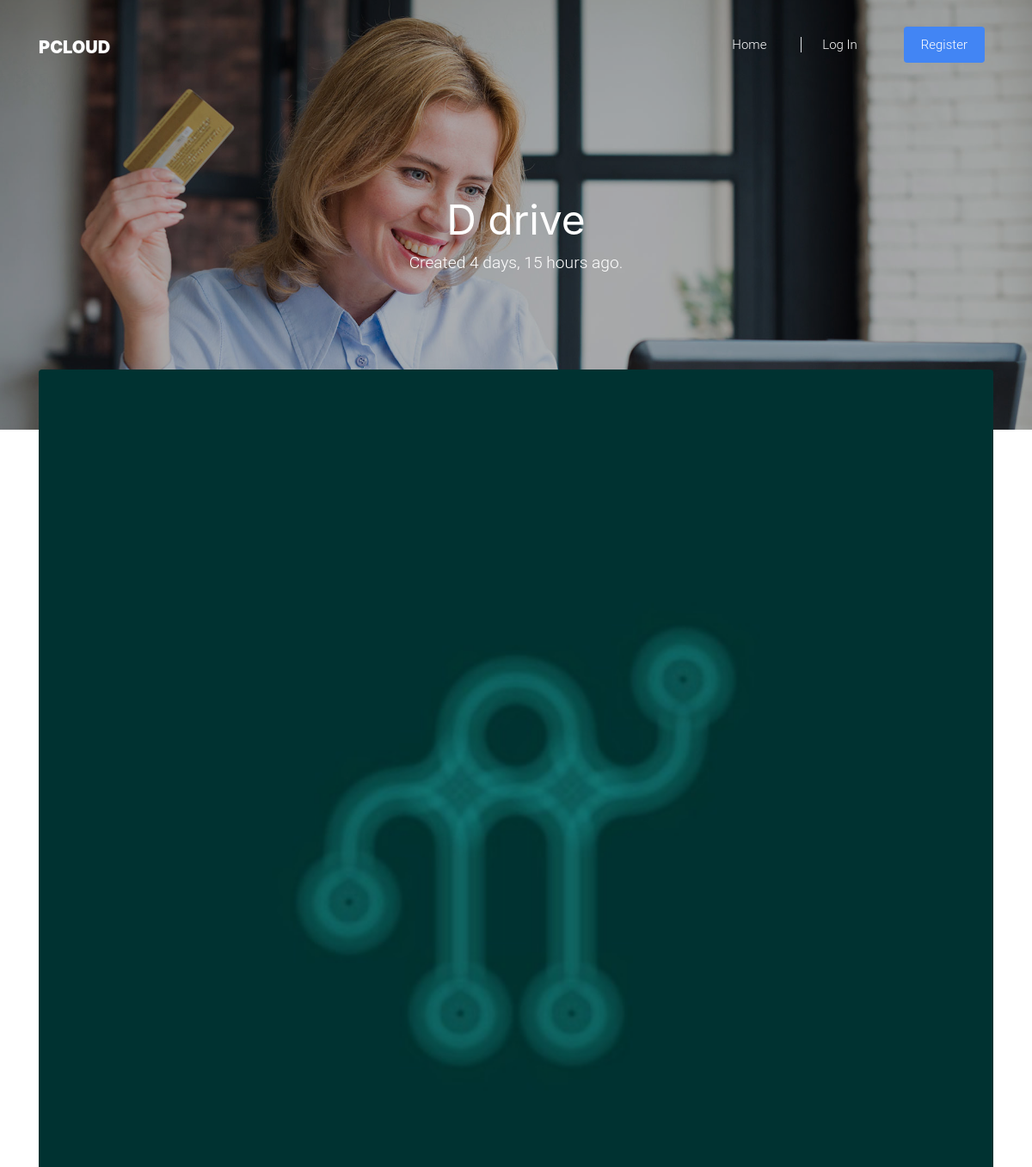
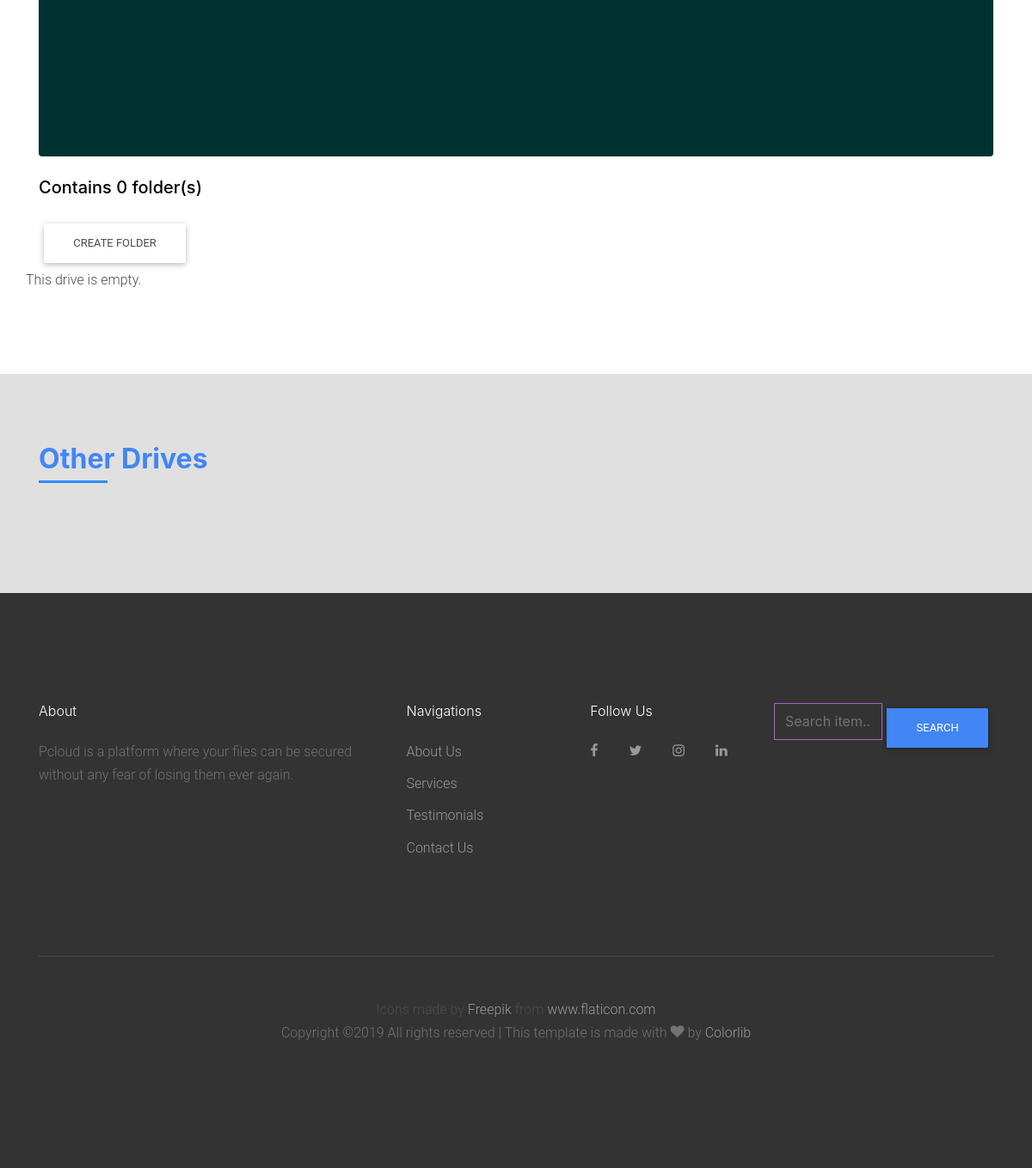
The page /drive/4 (signed in) on the database its author committed (2 pictures, top to bottom).
### main/models.py (models this page shows, shortened)
class Drive(models.Model):
    owner = models.ForeignKey(CustomUser, on_delete=models.CASCADE)
    name = models.CharField(max_length=64)
    cover_picture = models.ImageField(upload_to=f'media/{user_path}', default="media/drive.png")
    created_at = models.DateTimeField()
    slug = models.SlugField(blank=True)
    class Meta:
        unique_together = [['owner', 'name']]
        ordering = ('name',)

### main/views.py (the view, shortened to what this page needs)
# urls.py: path('drive/<int:pk>', views.DriveView.as_view(), name='drive_view'),
class DriveView(LoginRequiredMixin, generic.DetailView):
    template_name = 'main/drive-listings.html'
    def get(self, request, pk, *args, **kwargs):
        drive = Drive.objects.get(pk=pk)
        if drive.owner == request.user.customuser:
            return render(request, self.template_name, {'the_drive' : drive})
        else:
            return HttpResponse('<h1>Permission denied</h1>')

### templates/main/drive-listings.html (shortened to what this page needs)
<!DOCTYPE html>
<html lang="en">
    <head>
        {% load static %}
        {% load custom_filters %}
        {% include 'main/static-css.html' %}
      </head>
      <body>
      <div class="site-wrap">
      {% include 'main/header.html' %}
    <div class="site-blocks-cover inner-page-cover overlay" style="background-image: url({% static 'images/hero_2.jpg' %});" data-aos="fade" data-stellar-background-ratio="0.5">
      <div class="container">
        <div class="row align-items-center justify-content-center text-center">
          <div class="col-md-10" data-aos="fade-up" data-aos-delay="400">
            <div class="row justify-content-center mt-5">
              <div class="col-md-8 text-center">
                <h1>{{ the_drive.name }} drive</h1>
                <p class="mb-0">Created {{ the_drive.created_at | timesince }} ago.</p>
              </div>
            </div>
          </div>
        </div>
      </div>
    </div>
    <div class="site-section">
      <div class="container">
        <div class="row">
          <div class="col-12">
              <div class="mb-4" style="margin-top: -150px;">
                  <div class="slide-one-item home-slider owl-carousel">
                    <div><img src="{{ the_drive.cover_picture.url }}" alt="Image" class="img-fluid rounded"></div>
                  </div>
                </div>
                <h4 class="h5 mb-4 text-black">Contains {{ the_drive.folder_set.all.count }} folder(s)</h4>
                <a href="{% url 'main:create_folder' drive_id=the_drive.id parent_id=0 %}" class="btn">Create Folder</a>
            <div class="row">
              {% for folder in the_drive.folder_set.all %}
              <div class="col-lg-6" id="{{ folder.id }}">
                <div class="d-block d-md-flex listing vertical">
                    <a href="{% url 'main:folder_view' pk=folder.id %}" class="img d-block" style="background-image: url({{ folder.cover_picture.url }})"></a>
                    <div class="lh-content">
                      <span class="category">{{ folder.name }}</span>
                      <a data-toggle="modal" data-target="#delete" data-id="{{ folder.id }}" data-code="2" class="bookmark"><span><img src="{% static 'images/rubbish-bin.png' %}" class="d-inline-block" /></span></a>
                      <a href="{% url 'main:edit_folder' folder_id=folder.id %}" data-target="#create" data-id="{{ folder.id }}"><span><img src="{% static 'images/edit.png' %}" class="d-inline-block" /></span></a>
                      <h3><a href="{% url 'main:folder_view' pk=folder.id %}">{{ folder.name }}</a></h3>
                      <address>Created {{ folder.created_at | timesince }} ago</address>
                    </div>
                </div>
              </div>
              {% empty %}
              <p>This drive is empty.</p>
              {% endfor %}
            </div>
          </div>
        </div>
      </div>
    </div>
    <div class="site-section bg-light">
      <div class="container">
        <div class="row mb-5">
          <div class="col-md-7 text-left border-primary">
            <h2 class="font-weight-light text-primary">Other Drives</h2>
          </div>
        </div>
      </div>
    </div>
    {% include 'main/footer.html' %}
    </div>
  </body>
</html>

### static/css/style.css (style rules this page uses)
body { line-height: 1.7; color: #4d4d4d; font-weight: 400; font-size: 1rem; }
a { -webkit-transition: .3s all ease; -o-transition: .3s all ease; transition: .3s all ease; }
h1, h2, h3, h4, h5, .h1, .h2, .h3, .h4, .h5 { font-family: "Nanum Gothic", -apple-system, BlinkMacSystemFont, "Segoe UI", Roboto, "Helvetica Neue", Arial, sans-serif, "Apple Color Emoji", "Segoe UI Emoji", "Segoe UI Symbol", "Noto Color Emoji"; }
.text-black { color: #000 !important; }
.site-wrap:before { -webkit-transition: .3s all ease-in-out; -o-transition: .3s all ease-in-out; transition: .3s all ease-in-out; background: rgba(0, 0, 0, 0.6); content: ""; position: absolute; z-index: 2000; top: 0; left: 0; right: 0; bottom: 0; opacity: 0; visibility: hidden; }
.btn { border-radius: 0; }
.site-section { padding: 2.5em 0; }
@media (min-width: 768px) { .site-section { padding: 5em 0; } }
.site-blocks-cover { background-size: cover; background-repeat: no-repeat; background-position: top; background-position: center center; }
.site-blocks-cover.overlay { position: relative; }
.site-blocks-cover.overlay:before { position: absolute; content: ""; left: 0; bottom: 0; right: 0; top: 0; background: rgba(0, 0, 0, 0.3); }
.site-blocks-cover, .site-blocks-cover > .container > .row { min-height: 600px; height: calc(100vh); }
.site-blocks-cover.inner-page-cover, .site-blocks-cover.inner-page-cover > .container > .row { min-height: 500px; height: calc(30vh); }
.site-blocks-cover h1 { font-size: 3rem; font-weight: 400; color: #fff; }
.site-blocks-cover p { color: white; font-size: 1.2rem; line-height: 1.5; }
.bg-light { background: #ccc; }
.block-13, .slide-one-item { position: relative; z-index: 1; }
.border-primary { position: relative; }
.border-primary h2 { font-weight: 700 !important; }
.border-primary:after { position: absolute; content: ""; bottom: 0; width: 80px; height: 3px; background: #2f89fc; }
.border-primary.text-left:after { -webkit-transform: translateX(0%); -ms-transform: translateX(0%); transform: translateX(0%); }

### rows shown on the page
Drive: name "D", created_at "4 days, 15 hours", cover_picture (picture), folder_set.all.count "0"
